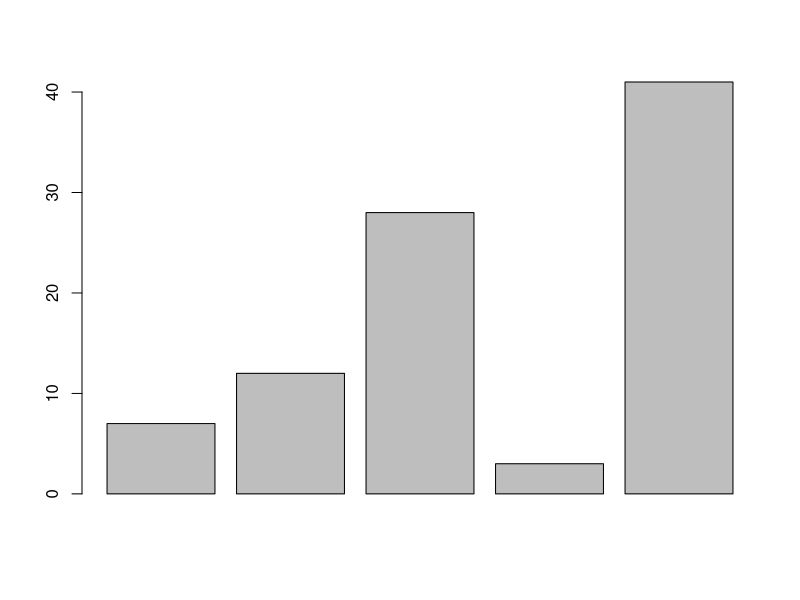
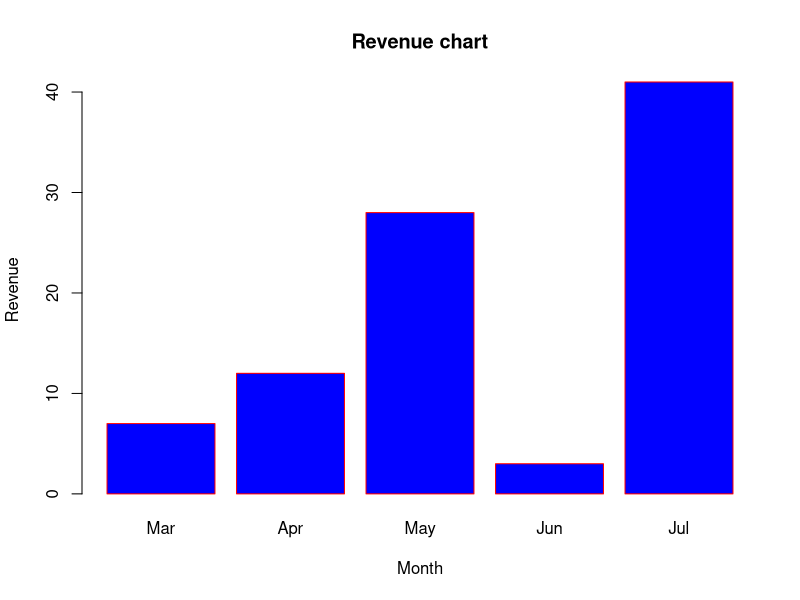

Write R code to recreate these figures, in order.
# Barplot in R

# barplot(H,xlab,ylab,main, names.arg,col)
#data, x axis, y axis, title value, color


# Create the data for the chart
H <- c(7,12,28,3,41)

# Give the chart file a name
png(file = "barchart.png")

# Plot the bar chart 
barplot(H)

# Save the file
dev.off()

#----------------------------------------------------------------------------
#----------------------------------------------------------------------------
#Exerice 2
# Create the data for the chart
H <- c(7,12,28,3,41)
M <- c("Mar","Apr","May","Jun","Jul")

# Give the chart file a name
png(file = "barchart_months_revenue.png")

# Plot the bar chart 
barplot(H,names.arg=M,xlab="Month",ylab="Revenue",col="blue",
        main="Revenue chart",border="red")

# Save the file
dev.off()
